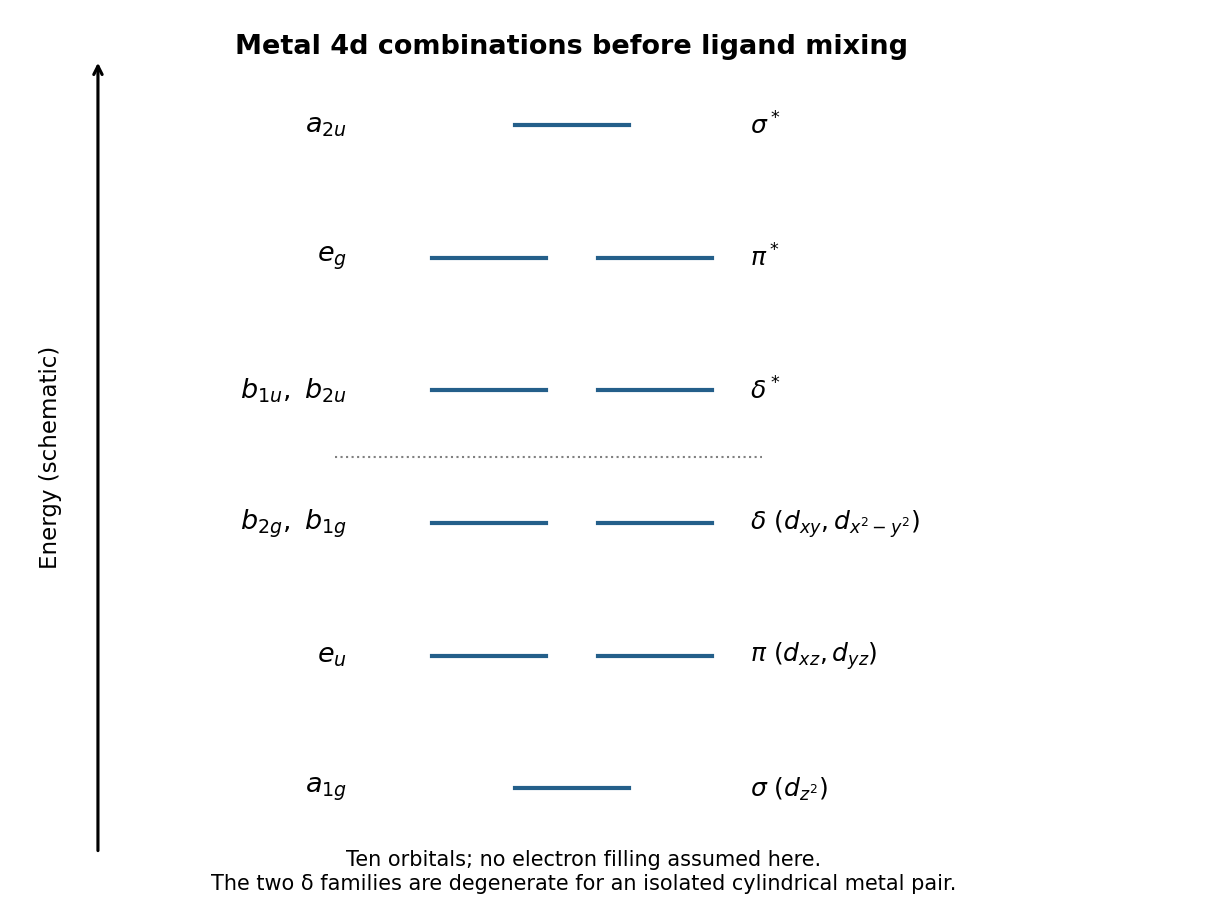

Recreate this plot in Python.
"""Original schematic of ten d orbitals of an isolated metal pair, with D4h labels."""
import matplotlib
matplotlib.use('Agg')
import matplotlib.pyplot as plt

fig,ax=plt.subplots(figsize=(8.2,6.2),facecolor='white')
ax.set(xlim=(0,10),ylim=(-4,4));ax.axis('off')
ax.annotate('',xy=(.7,3.6),xytext=(.7,-3.6),arrowprops={'arrowstyle':'->','lw':1.5})
ax.text(.3,0,'Energy (schematic)',rotation=90,ha='center',va='center',fontsize=11)
levels=[(-3,[4.7],r'$a_{1g}$',r'$\sigma\ (d_{z^2})$'),
        (-1.8,[4.0,5.4],r'$e_u$',r'$\pi\ (d_{xz},d_{yz})$'),
        (-.6,[4.0,5.4],r'$b_{2g},\ b_{1g}$',r'$\delta\ (d_{xy},d_{x^2-y^2})$'),
        (.6,[4.0,5.4],r'$b_{1u},\ b_{2u}$',r'$\delta^*$'),
        (1.8,[4.0,5.4],r'$e_g$',r'$\pi^*$'),
        (3,[4.7],r'$a_{2u}$',r'$\sigma^*$')]
for energy,centers,irrep,kind in levels:
    for x in centers:ax.plot([x-.48,x+.48],[energy,energy],lw=2,color='#245f8a')
    ax.text(2.8,energy,irrep,ha='right',va='center',fontsize=13)
    ax.text(6.2,energy,kind,ha='left',va='center',fontsize=12)
ax.axhline(0,xmin=.27,xmax=.63,color='gray',ls=':',lw=1)
ax.text(4.7,3.65,'Metal 4d combinations before ligand mixing',ha='center',fontsize=13,weight='bold')
ax.text(4.8,-3.75,'Ten orbitals; no electron filling assumed here.\nThe two δ families are degenerate for an isolated cylindrical metal pair.',ha='center',va='center',fontsize=10)
fig.tight_layout()
fig.savefig('paper-1-metal-orbitals.png',dpi=150,facecolor='white',bbox_inches='tight')
plt.close(fig)
